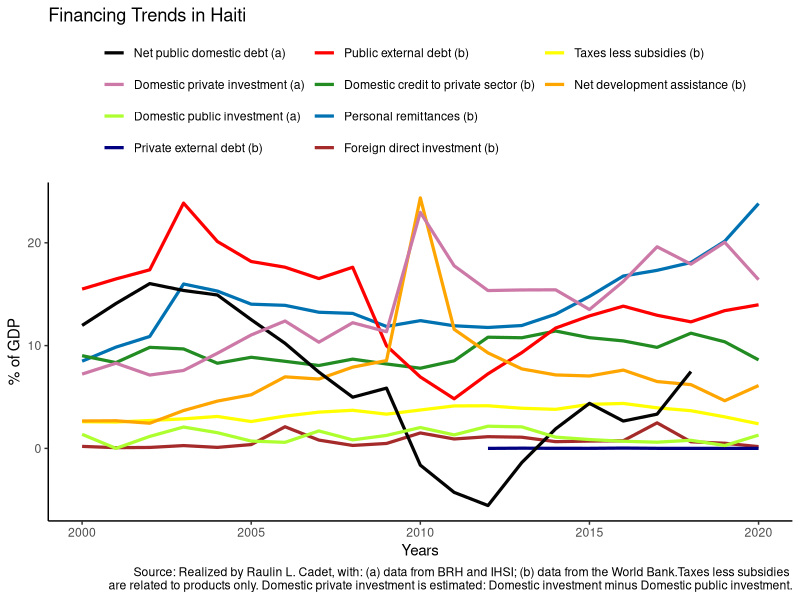
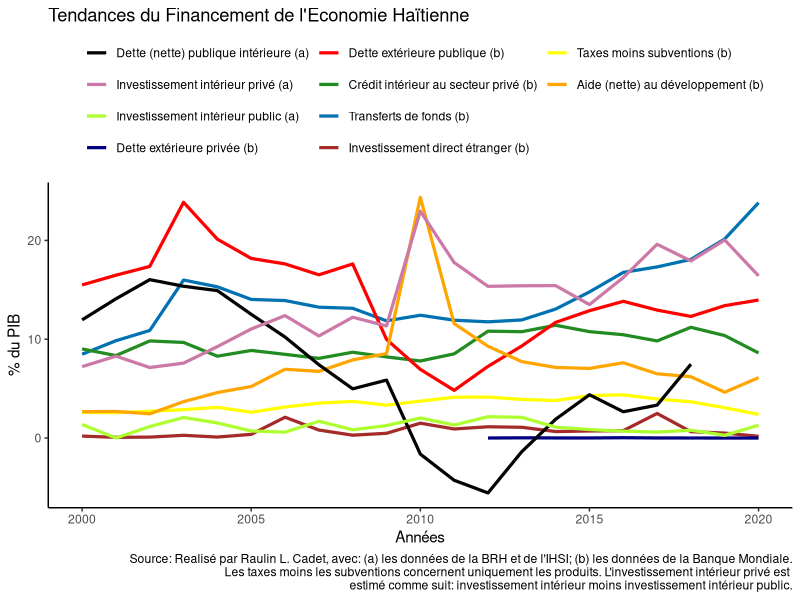
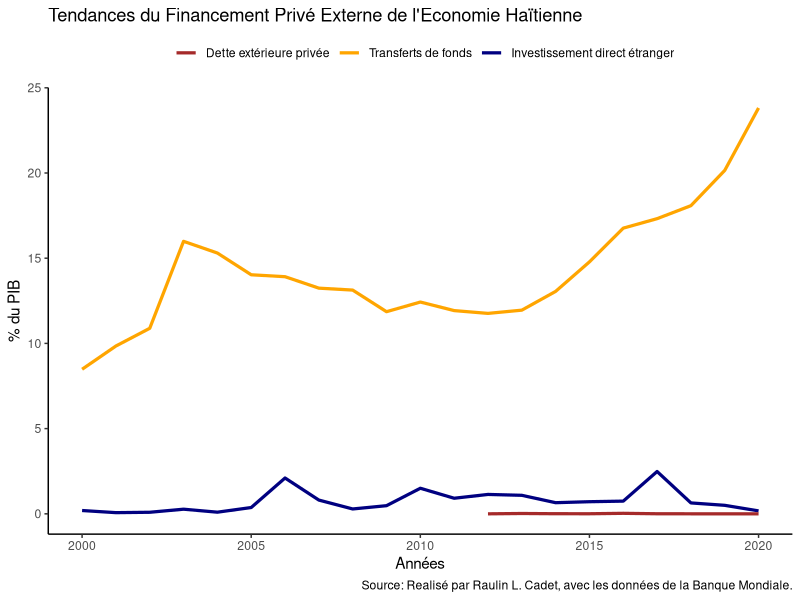
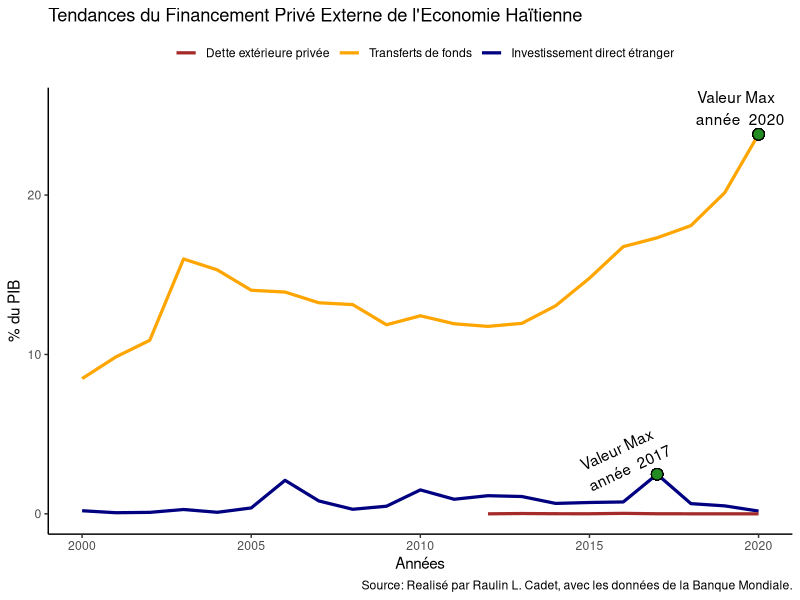
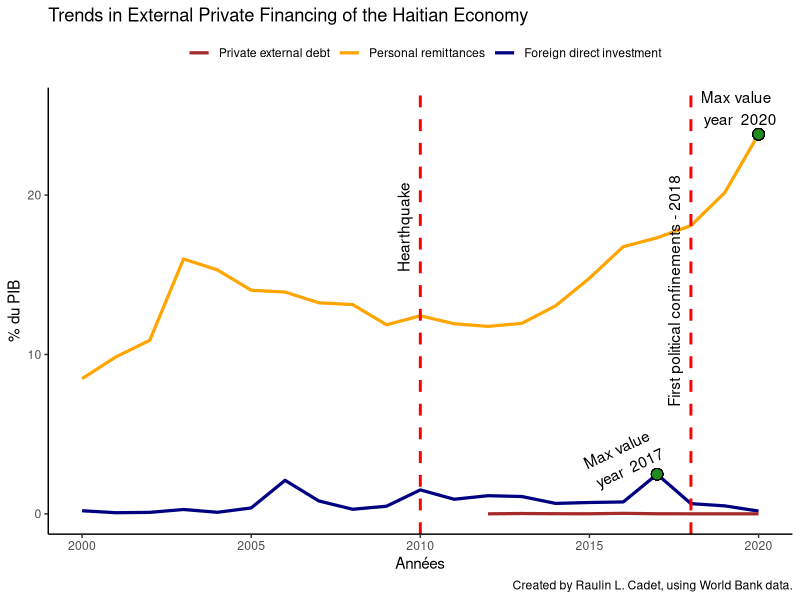

The R source for these figures, in order:
library(tidyverse)


df=readxl::read_excel('API_HTI_DS2_en_excel_v2_5738369.xls')


# Structured dataset 
df=df[3:dim(df)[1],3:dim(df)[2]]   
df=data.frame(t(df))
colnames(df)= df[1,]
rownames(df)=1:dim(df)[1]
df=df[3:dim(df)[1],]  

# consider data from 2000 to 2020
df=df%>%filter(`Indicator Name` %in% c(2000:2020))

# convert all columns to numeric data
str(df) # data types are characters wherease they should be numeric

# Convert data type to numeric
y=NULL
for (i in 1:length(colnames(df))) {
  y[[i]]=as.numeric(unlist(df[colnames(df)[i]]))  # convert all columns to numeric data
}

df2<-data.frame(y)            # create a new data frame where all data are numeric
colnames(df2)=colnames(df)    # provide the same columns names to df2 as it is for df

# Create new variables
df2["Public external debt stock (% of GDP)"]=(df2["External debt stocks, public and publicly guaranteed (PPG) (DOD, current US$)"]/df2["GDP (current US$)"])*100
df2["Private external debt stock (% of GDP)"]=(df2["External debt stocks, private nonguaranteed (PNG) (DOD, current US$)"]/df2["GDP (current US$)"])*100
df2['Total external debt stock (% of GDP)']=(df2["External debt stocks, total (DOD, current US$)"]/df2["GDP (current US$)"])*100
df2['Tax les subsidies on products (% of GDP)']=(df2["Taxes less subsidies on products (current US$)"]/df2["GDP (current US$)"])*100
df2['Net official development assistance received (% of GDP)']=(df2["Net official development assistance received (current US$)"]/df2["GDP (current US$)"])*100

colnames(df2)[1]<-'Years'

####################################
###### Other Data to import ########
dcred<-readxl::read_excel('DataBRH.xlsx',sheet='BRH')
dcred<-dcred%>%filter(`Years` %in% c(2000:2020))    # consider data from 2000 to 2020
dcred<-dcred[,2:dim(dcred)[2]]
dcred['Years']<-2000:2020

dinv<-readxl::read_excel('DataBRH.xlsx',sheet='IHSI')
dinv<-data.frame(t(dinv))    # transpose dinv so that each column have a variable
col<-dinv[1,]
dinv<-data.frame(dinv[2:(dim(dinv)[1]),c(5,6)]) # remove the first row that contains columns names
colnames(dinv)<-col[5:6]

#######
str(dinv)  # data are not numeric wherease they should.
# Data will be converted to numeric type
z=NULL
for (i in 1:length(colnames(dinv))) {
  z[[i]]=as.numeric(unlist(dinv[colnames(dinv)[i]]))  # convert all columns to numeric data
}
dinv=data.frame(z)
colnames(dinv)=col[5:6]
dinv['Years']=2000:2020

df3<-merge(df2,dcred,on='Years')
df3<-merge(df3,dinv,on='Years')
rownames(df3)<-2000:2020

#################################



df3=df3%>%select(
  Years,
  `Public external debt stock (% of GDP)`,
  `Private external debt stock (% of GDP)`,
  `Foreign direct investment, net inflows (% of GDP)`,
  `Personal remittances, received (% of GDP)`,
  `Domestic credit to private sector (% of GDP)`,
  `Total external debt stock (% of GDP)`,
  `Tax les subsidies on products (% of GDP)`,
  `Net official development assistance received (% of GDP)`,
  `Net domestic credit to public sector (% of GDP)`,
  `Investissement privé (% du PIB)`,
  `Investissement publique (% du PIB)`,
  )

df3%>%
  ggplot(aes(x=Years))+
  geom_line(aes(y=`Personal remittances, received (% of GDP)`,colour='Personal remittances (b)'),size=1.1)+
  geom_line(aes(y=`Domestic credit to private sector (% of GDP)`,colour="Domestic credit to private sector (b)"),size=1.1)+
  geom_line(aes(y=`Foreign direct investment, net inflows (% of GDP)`,colour="Foreign direct investment (b)"),size=1.1)+
  geom_line(aes(y=`Private external debt stock (% of GDP)`,colour='Private external debt (b)'),size=1.1)+
  geom_line(aes(y=`Public external debt stock (% of GDP)`,colour='Public external debt (b)' ),size=1.1)+
  #geom_line(aes(y=`Total external debt stock (% of GDP)`,colour="External debt (b)"),size=1)+
  geom_line(aes(y=`Tax les subsidies on products (% of GDP)`,colour="Taxes less subsidies (b)"),size=1.1)+
  geom_line(aes(y=`Net official development assistance received (% of GDP)`,colour="Net development assistance (b)"),size=1.1)+
  geom_line(aes(y=`Net domestic credit to public sector (% of GDP)`,colour="Net public domestic debt (a)"),size=1.1)+
  geom_line(aes(y=`Investissement privé (% du PIB)`,colour="Domestic private investment (a)"),size=1.1)+
  geom_line(aes(y=`Investissement publique (% du PIB)`,colour="Domestic public investment (a)"),size=1.1)+
  
  scale_colour_manual("", 
                      breaks = c('Net public domestic debt (a)', 'Domestic private investment (a)','Domestic public investment (a)','Private external debt (b)','Public external debt (b)', "Domestic credit to private sector (b)","Personal remittances (b)", "Foreign direct investment (b)",
                                 'Taxes less subsidies (b)','Net development assistance (b)'),
                                 
                      values = c("gray1", "#CC79A7","greenyellow","navy",'red',"forestgreen", "#0072B2",'brown','yellow','orange')) +
  ggtitle("Financing Trends in Haiti")+

  theme_classic()+ theme(legend.position = "top")+ylab("% of GDP")+
  guides(col = guide_legend(nrow = 4))+
  labs(caption = 'Source: Realized by Raulin L. Cadet, with: (a) data from BRH and IHSI; (b) data from the World Bank.Taxes less subsidies \n are related to products only. Domestic private investment is estimated: Domestic investment minus Domestic public investment.')

#######################################################
######## The same graphics with texts in French #######
df3%>%
  ggplot(aes(x=Years))+
  geom_line(aes(y=`Personal remittances, received (% of GDP)`,colour='Transferts de fonds (b)'),size=1.1)+
  geom_line(aes(y=`Domestic credit to private sector (% of GDP)`,colour="Crédit intérieur au secteur privé (b)"),size=1.1)+
  geom_line(aes(y=`Foreign direct investment, net inflows (% of GDP)`,colour="Investissement direct étranger (b)"),size=1.1)+
  geom_line(aes(y=`Private external debt stock (% of GDP)`,colour='Dette extérieure privée (b)'),size=1.1)+
  geom_line(aes(y=`Public external debt stock (% of GDP)`,colour='Dette extérieure publique (b)' ),size=1.1)+
  #geom_line(aes(y=`Total external debt stock (% of GDP)`,colour="External debt (b)"),size=1)+
  geom_line(aes(y=`Tax les subsidies on products (% of GDP)`,colour="Taxes moins subventions (b)"),size=1.1)+
  geom_line(aes(y=`Net official development assistance received (% of GDP)`,colour="Aide (nette) au développement (b)"),size=1.1)+
  geom_line(aes(y=`Net domestic credit to public sector (% of GDP)`,colour="Dette (nette) publique intérieure (a)"),size=1.1)+
  geom_line(aes(y=`Investissement privé (% du PIB)`,colour="Investissement intérieur privé (a)"),size=1.1)+
  geom_line(aes(y=`Investissement publique (% du PIB)`,colour="Investissement intérieur public (a)"),size=1.1)+
  
  scale_colour_manual("", 
                      breaks = c('Dette (nette) publique intérieure (a)', 'Investissement intérieur privé (a)','Investissement intérieur public (a)','Dette extérieure privée (b)','Dette extérieure publique (b)', 
                                 "Crédit intérieur au secteur privé (b)","Transferts de fonds (b)", "Investissement direct étranger (b)",
                                 'Taxes moins subventions (b)','Aide (nette) au développement (b)'),
                      
                      values = c("gray1", "#CC79A7","greenyellow","navy",'red',"forestgreen", "#0072B2",'brown','yellow','orange')) +
  ggtitle("Tendances du Financement de l'Economie Haïtienne")+
  
  theme_classic()+ theme(legend.position = "top")+ylab("% du PIB")+xlab('Années')+
  guides(col = guide_legend(nrow = 4))+
  labs(caption = "Source: Realisé par Raulin L. Cadet, avec: (a) les données de la BRH et de l'IHSI; (b) les données de la Banque Mondiale.\n Les taxes moins les subventions concernent uniquement les produits. L'investissement intérieur privé est \n estimé comme suit: investissement intérieur moins investissement intérieur public.")


#################################################
#### Private External Financing in Haiti ########

df3%>%
  ggplot(aes(x=Years))+
  geom_line(aes(y=`Personal remittances, received (% of GDP)`,colour='Transferts de fonds'),size=1.1)+
  geom_line(aes(y=`Foreign direct investment, net inflows (% of GDP)`,colour="Investissement direct étranger"),size=1.1)+
  geom_line(aes(y=`Private external debt stock (% of GDP)`,colour='Dette extérieure privée'),size=1.1)+
  
  scale_colour_manual("", 
                      breaks = c('Dette extérieure privée', 
                                 "Transferts de fonds", "Investissement direct étranger"),
                      values = c("brown","orange","navy",'forestgreen','red')) +
  ggtitle("Tendances du Financement Privé Externe de l'Economie Haïtienne")+
  theme_classic()+ theme(legend.position = "top")+ylab("% du PIB")+xlab('Années')+
  guides(col = guide_legend(nrow = 1))+
  labs(caption = "Source: Realisé par Raulin L. Cadet, avec les données de la Banque Mondiale.")



######################################################################
##### Add points to indicate max and min points of the variables #####

max_remit=max(df3$`Personal remittances, received (% of GDP)`)
max_fdi=max(df3$`Foreign direct investment, net inflows (% of GDP)`)
max_priv=max(df3$`Private external debt stock (% of GDP)`)

min_remit=min(df3$`Personal remittances, received (% of GDP)`)
min_fdi=min(df3$`Foreign direct investment, net inflows (% of GDP)`)
min_priv=min(df3$`Private external debt stock (% of GDP)`)

df3%>%
  ggplot(aes(x=Years))+
  geom_line(aes(y=`Personal remittances, received (% of GDP)`,colour='Transferts de fonds'),size=1.1)+
  geom_line(aes(y=`Foreign direct investment, net inflows (% of GDP)`,colour="Investissement direct étranger"),size=1.1)+
  geom_line(aes(y=`Private external debt stock (% of GDP)`,colour='Dette extérieure privée'),size=1.1)+
  geom_point(x=as.numeric(c(df3%>%filter(`Personal remittances, received (% of GDP)`==max_remit)%>%select(Years))),
             y=max_remit,shape=21,size=3.5,fill='forestgreen')+
  annotate(geom="text", x=as.numeric(c(df3%>%filter(`Personal remittances, received (% of GDP)`==max_remit)%>%select(Years)))-0.6, y=1.65+max_remit, label=paste("Valeur Max \n année ",as.numeric(c(df3%>%filter(`Personal remittances, received (% of GDP)`==max_remit)%>%select(Years)))),
           color="black")+
  geom_point(x=as.numeric(c(df3%>%filter(`Foreign direct investment, net inflows (% of GDP)`==max_fdi)%>%select(Years))),
             y=max_fdi,shape=21,size=3.5,fill='forestgreen')+
  annotate(geom="text", x=as.numeric(c(df3%>%filter(`Foreign direct investment, net inflows (% of GDP)`==max_fdi)%>%select(Years)))-1, y=1+max_fdi, 
           label=paste("Valeur Max \n année ",as.numeric(c(df3%>%filter(`Foreign direct investment, net inflows (% of GDP)`==max_fdi)%>%select(Years)))),
           color="black",angle=25)+
  
  scale_colour_manual("", 
                      breaks = c('Dette extérieure privée', 
                                 "Transferts de fonds", "Investissement direct étranger"),
                      values = c("brown","orange","navy",'forestgreen','red')) +
  ggtitle("Tendances du Financement Privé Externe de l'Economie Haïtienne")+
  theme_classic()+ theme(legend.position = "top")+ylab("% du PIB")+xlab('Années')+
  guides(col = guide_legend(nrow = 1))+
  labs(caption = "Source: Realisé par Raulin L. Cadet, avec les données de la Banque Mondiale.")


############################################
####### Add Events to the graphic #########

df3%>%
  ggplot(aes(x=Years))+
  geom_line(aes(y=`Personal remittances, received (% of GDP)`,colour='Personal remittances'),size=1.1)+
  geom_line(aes(y=`Foreign direct investment, net inflows (% of GDP)`,colour="Foreign direct investment"),size=1.1)+
  geom_line(aes(y=`Private external debt stock (% of GDP)`,colour='Private external debt'),size=1.1)+
  geom_point(x=as.numeric(c(df3%>%filter(`Personal remittances, received (% of GDP)`==max_remit)%>%select(Years))),
             y=max_remit,shape=21,size=3.5,fill='forestgreen')+
  annotate(geom="text", x=as.numeric(c(df3%>%filter(`Personal remittances, received (% of GDP)`==max_remit)%>%select(Years)))-0.6, y=1.65+max_remit, label=paste("Max value \n year ",as.numeric(c(df3%>%filter(`Personal remittances, received (% of GDP)`==max_remit)%>%select(Years)))),
           color="black")+
  geom_point(x=as.numeric(c(df3%>%filter(`Foreign direct investment, net inflows (% of GDP)`==max_fdi)%>%select(Years))),
             y=max_fdi,shape=21,size=3.5,fill='forestgreen')+
  annotate(geom="text", x=as.numeric(c(df3%>%filter(`Foreign direct investment, net inflows (% of GDP)`==max_fdi)%>%select(Years)))-1, y=1+max_fdi, 
           label=paste("Max value \n year ",as.numeric(c(df3%>%filter(`Foreign direct investment, net inflows (% of GDP)`==max_fdi)%>%select(Years)))),
           color="black",angle=25)+
  
  scale_colour_manual("", 
                      breaks = c('Private external debt', 
                                 "Personal remittances", "Foreign direct investment"),
                      values = c("brown","orange","navy",'forestgreen','red')) +
  ggtitle("Trends in External Private Financing of the Haitian Economy")+
  geom_vline(xintercept=2010, linetype='dashed', color='red', size=1)+
  annotate(geom='text',x=2010-0.5,y=18,label='Hearthquake',angle=90)+
  geom_vline(xintercept=2018, linetype='dashed', color='red', size=1)+
  annotate(geom='text',x=2018-0.5,y=14,label='First political confinements - 2018',angle=90)+
  theme_classic()+ theme(legend.position = "top")+ylab("% du PIB")+xlab('Années')+
  guides(col = guide_legend(nrow = 1))+
  labs(caption = "Created by Raulin L. Cadet, using World Bank data.")
